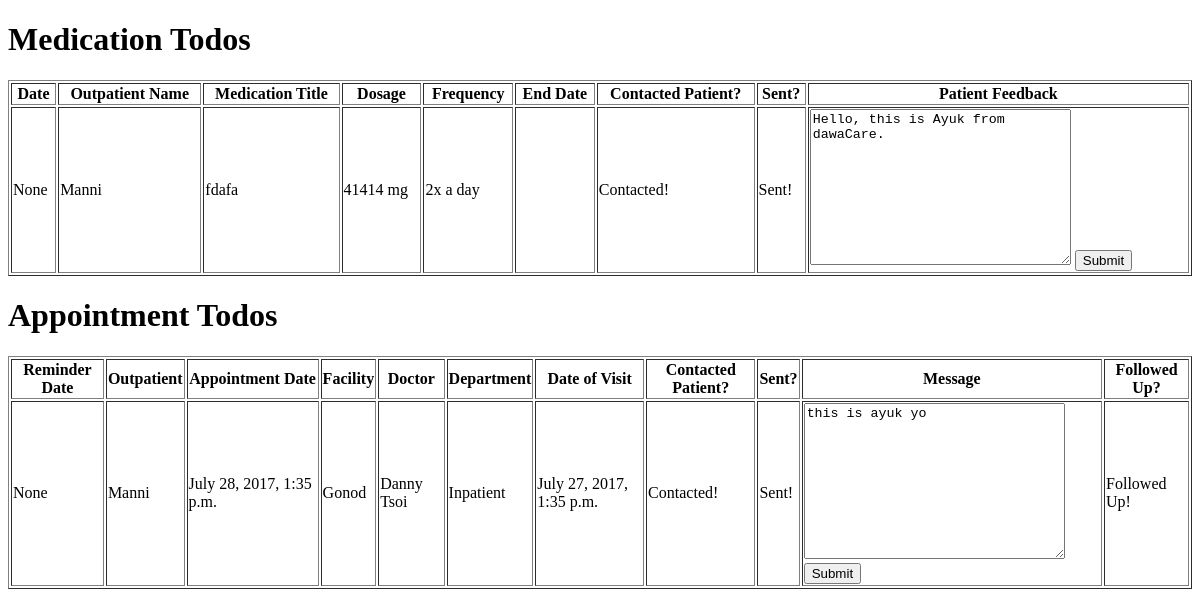
/ (signed in), run on an earlier commit of the app's database.
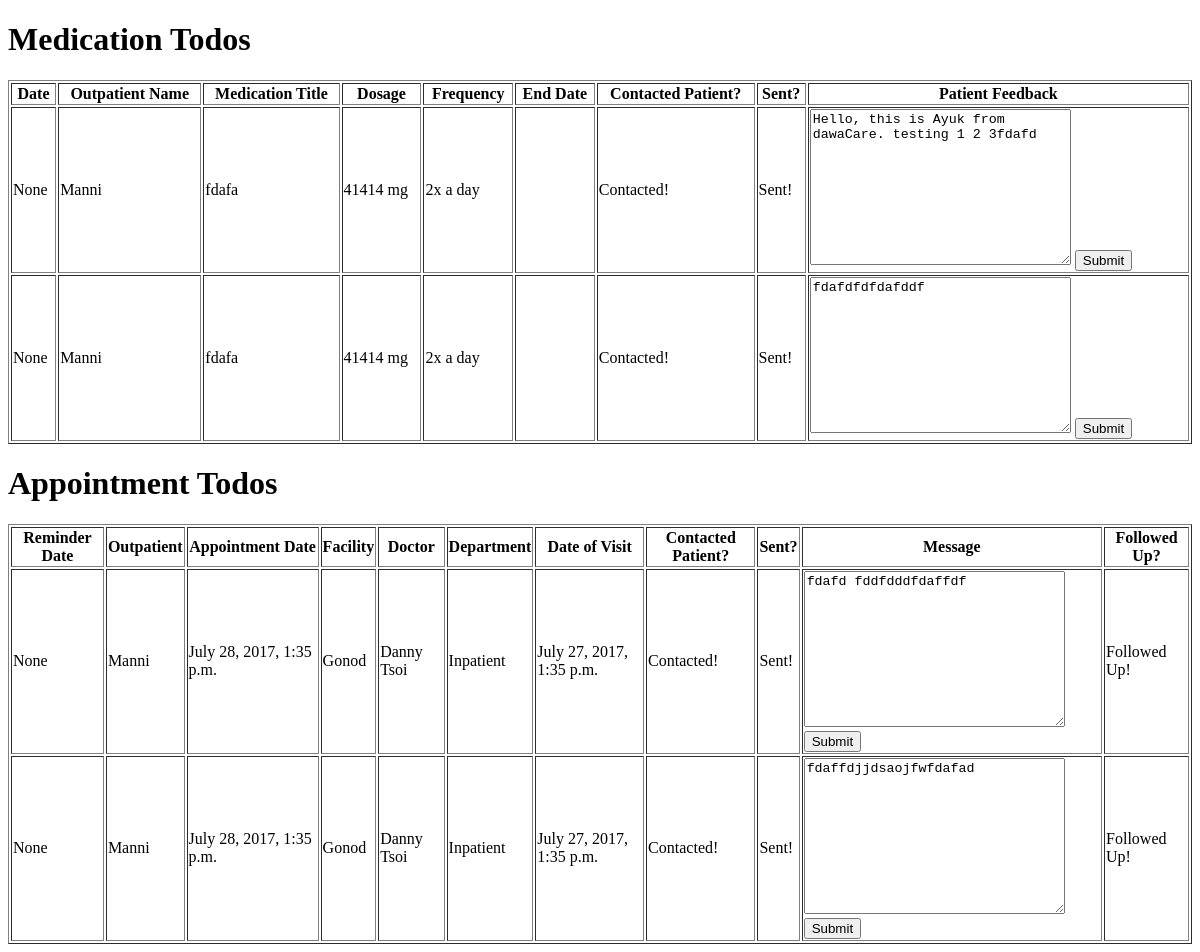
And on a later commit of the database.
### apps/outpatients/models.py (models this page shows, shortened)
class MedicationReminder(models.Model):
    prescribed_med = models.ForeignKey(PrescribedMed)
    pcc = models.ForeignKey(User, null=True)
    contacted_patient = models.BooleanField(default=False)
    sent = models.BooleanField(default=False)
    message = models.TextField(blank=True)
    date = models.DateField()
    class Meta:
        db_table = 'med_reminders'

class PrescribedMed(models.Model):
    medication = models.ForeignKey(Medication, related_name='prescription')
    outpatient = models.ForeignKey(Outpatient, related_name='prescription')
    dosage_num = models.IntegerField()
    route = models.CharField(max_length=10)
    frequency = models.CharField(max_length=10)
    dosage_unit = models.CharField(max_length=10)
    end_date = models.DateField(null=True)
    class Meta:
        db_table = 'prescribedmeds'

class TrackedModel(models.Model):
    created = models.DateTimeField(blank=True, null=True)
    updated = models.DateTimeField(blank=True, null=True)
    created_by = models.ForeignKey(
        User, blank=True, null=True,
        related_name='created_by'
    )
    updated_by = models.ForeignKey(
        User, blank=True, null=True,
        related_name='updated_by'
    )
    class Meta:
        abstract = True

class Outpatient(TrackedModel, models.Model):
    first_name = models.CharField(max_length=255)
    surname = models.CharField(max_length=255)
    middle_name = models.CharField(max_length=255, blank=True, null=True)
    date_of_birth = models.DateField(null=True, blank=True, verbose_name=("Date of Birth"))
    GENDER_CHOICES = (
        ('M', 'Male'),
        ('F', 'Female'),
    )
    gender = models.CharField(max_length=1, choices=GENDER_CHOICES)
    idd = models.PositiveIntegerField(default=237)
    main_phone = models.CharField(max_length=10)
    alt_phone = models.CharField(max_length=10, blank=True, default="N/A")
    occupation = models.CharField(max_length=30, null=True, blank=True)
    address = models.ForeignKey(Address, blank=True)
    pregnant = models.NullBooleanField()
    signed_consent_for_roi = models.BooleanField(default=True)
    reason_for_not_signing_consent = models.TextField(blank=True, null=True)
    admitted = models.NullBooleanField()
    admission_fee = models.IntegerField(blank=True, null=True)
    consultation_fee = models.FloatField(blank=True)
    has_all_prescribed_medications = models.BooleanField()
    issues_with_taking_medication = models.BooleanField()
    diagnoses = models.ManyToManyField(Diagnosis, blank=True)
    allergies = models.ManyToManyField(Allergy, blank=True)
    medications = models.ManyToManyField(Medication, through="PrescribedMed")
    def get_diagnoses(self):
        return "\n".join([d.name for d in self.diagnoses.all()])
    get_diagnoses.short_description = 'Diagnoses'
    def get_meds(self):
        return "\n".join([m.name for m in self.medications.all()])
    get_meds.short_description = 'Prescribed Meds'
    class Meta:
        db_table = 'outpatients'

class Medication(models.Model):
    name = models.CharField(max_length=100)
    description = models.TextField()
    medication_category = models.ForeignKey(MedicationCategory)
    class Meta:
        db_table = 'medications'

class AppointmentReminder(models.Model):
    appt_date = models.ForeignKey(Appointment)
    pcc = models.ForeignKey(User)
    contacted_patient = models.BooleanField(default=False)
    sent = models.BooleanField(default=False)
    message = models.TextField(blank=True)
    date = models.DateField()
    class Meta:
        db_table = 'appt_reminders'

class Appointment(models.Model):
    appt_date = models.DateTimeField()
    facility = models.ForeignKey(Facility)
    doctor = models.ForeignKey(Doctor)
    outpatient = models.ForeignKey(Outpatient)
    department = models.ForeignKey(Department)
    visit = models.ForeignKey(Visit)
    followed_up = models.BooleanField(default=False)
    class Meta:
        db_table = 'appointments'

class Facility(models.Model):
    name = models.CharField(max_length=50)
    phone = models.CharField(max_length=10, blank=True)
    address = models.ForeignKey(Address, blank=True)
    departments = models.ManyToManyField(Department, blank=True)
    class Meta:
        db_table = 'facilities'

class Doctor(models.Model):
    first_name = models.CharField(max_length=50)
    last_name = models.CharField(max_length=50)
    main_phone = models.CharField(max_length=10)
    email = models.EmailField()
    address = models.ForeignKey(Address)
    certifications = models.ManyToManyField(Certification)
    specialties = models.ManyToManyField(Specialty)
    class Meta:
        db_table = 'doctors'

class Department(models.Model):
    name = models.CharField(max_length=50)
    class Meta:
        db_table = 'departments'

class Visit(models.Model):
    visit_date = models.DateTimeField()
    doctors_note = models.TextField(blank=True)
    patient_received_ed = models.BooleanField(default=False)
    lab_fee = models.FloatField(blank=True)
    outpatient = models.ForeignKey(Outpatient)
    doctor = models.ForeignKey(Doctor)
    facility = models.ForeignKey(Facility)
    class Meta:
        db_table = 'visits'

### apps/todo/views.py (the view)
# urls.py: url(r'^$', views.Todo.as_view(), name='users-index'),
class Todo(View):
    def get(self, request):
        print(request.user.id)
        print(MedicationReminder.objects.all())
        print(AppointmentReminder.objects.all())
        med_todos = MedicationReminder.objects.filter(pcc=request.user.id).order_by('date')
        appt_todos = AppointmentReminder.objects.filter(pcc=request.user.id).order_by('date')
        context = {
            'med_todos' : med_todos,
            'appt_todos' : appt_todos,
        }
        return render(request, 'todo/index.html', context)

### apps/todo/templates/todo/index.html (shortened to what this page needs)
<!DOCTYPE html>
<html lang="en">
<head>
</head>
<body>
  <h1>Medication Todos</h1>
    <table style="width:100%" border="1">
      <tr>
        <th>Date</th>
        <th>Outpatient Name</th>
        <th>Medication Title</th>
        <th>Dosage</th>
        <th>Frequency</th>
        <th>End Date</th>
        <th>Contacted Patient?</th>
        <th>Sent?</th>
        <th>Patient Feedback</th>
      </tr>
      {% for todo in med_todos %}
      <tr>
        <td>{{todo.date}}</td>
        <td>{{todo.prescribed_med.outpatient.first_name}}</td>
        <td>{{todo.prescribed_med.medication.name}}</td>
        <td>{{todo.prescribed_med.dosage_num}} {{todo.prescribed_med.dosage_unit}}</td>
        <td>{{todo.prescribed_med.frequency}}</td>
        <td>{{todo.end_date}}</td>
        <td>
          <form action="{% url 'contacted_patient_med' %}" method="POST">
            {% if not todo.contacted_patient %}
            <input type="submit" value="OK">
            {% else %}
            <p>Contacted!</p>
            {% endif %}
          </form>
        </td>
        <td>
          <form action="{% url 'sent_med' %}" method="POST">
            {% if not todo.sent %}
            <input type="submit" value="Sent!">
            {% else %}
            <p>Sent!</p>
            {% endif %}
          </form>
        </td>
        <td>
          <form action="{% url 'message_med' %}" method="POST">
            <textarea name="med_message" id="" cols="30" rows="10">{{todo.message}}</textarea>
            <input type="submit" value="Submit">
          </form>
        </td>
      </tr>
      {% endfor %}
    </table>
  <h1>Appointment Todos</h1>
  <table style="width:100%" border="1">
    <tr>
      <th>Reminder Date</th>
      <th>Outpatient</th>
      <th>Appointment Date</th>
      <th>Facility</th>
      <th>Doctor</th>
      <th>Department</th>
      <th>Date of Visit</th>
      <th>Contacted Patient?</th>
      <th>Sent?</th>
      <th>Message</th>
      <th>Followed Up?</th>
    </tr>
    {% for todo in appt_todos %}
    <tr>
      <td>{{todo.date}}</td>
      <td>{{todo.appt_date.outpatient.first_name}} {{todo.appt_date.outpatient.last_name}}</td>
      <td>{{todo.appt_date.appt_date}}</td>
      <td>{{todo.appt_date.facility.name}}</td>
      <td>{{todo.appt_date.doctor.first_name}} {{todo.appt_date.doctor.last_name}}</td>
      <td>{{todo.appt_date.department.name}}</td>
      <td>{{todo.appt_date.visit.visit_date}}</td>
      <td>
        <form action="{% url 'contacted_patient_appt' %}" method="POST">
          {% if not todo.contacted_patient  %}
          <input type="submit" value="OK">
          {% else %}
          <p>Contacted!</p>
          {% endif %}
        </form>
      </td>
      <td>
        <form action="{% url 'sent_appt' %}" method="POST">
          {% if not todo.sent %}
          <input type="submit" value="Sent!">
          {% else %}
          <p>Sent!</p>
          {% endif %}
        </form>
      </td>
      <td>
        <form action="{% url 'message_appt' %}" method="POST">
          <textarea name="appt_message" id="" cols="30" rows="10">{{todo.message}}</textarea>
          <input type="submit" value="Submit">
        </form>
      </td>
      <td>
        <form action="{% url 'followed_up' %}" method="POST">
          {% if not todo.appt_date.followed_up %}
          <input type="submit" value="Followed Up?">
          {% else %}
          <p>Followed Up!</p>
          {% endif %}
        </form>
      </td>
    </tr>
    {% endfor %}
  </table>
</body>
</html>

What changed in the data, as far as the page shows it:
changed MedicationReminder: med_message "Hello, this is Ayuk from dawaCare." → "Hello, this is Ayuk from dawaCare. testing 1 2 3fdafd"
added MedicationReminder: date "None", prescribed_med.outpatient.first_name "Manni", prescribed_med.medication.name "fdafa", prescribed_med.dosage_num "41414", prescribed_med.dosage_unit "mg", prescribed_med.frequency "2x a day", contacted_patient "Contacted!", sent "Sent!", med_message "fdafdfdfdafddf"
changed AppointmentReminder: appt_message "this is ayuk yo" → "fdafd fddfdddfdaffdf"
added AppointmentReminder: date "None", appt_date.outpatient.first_name "Manni", appt_date.appt_date "July 28, 2017, 1:35 p.m.", appt_date.facility.name "Gonod", appt_date.doctor.first_name "Danny", appt_date.doctor.last_name "Tsoi", appt_date.department.name "Inpatient", appt_date.visit.visit_date "July 27, 2017, 1:35 p.m.", contacted_patient "Contacted!", sent "Sent!", appt_message "fdaffdjjdsaojfwfdafad", shows "Followed Up!"
